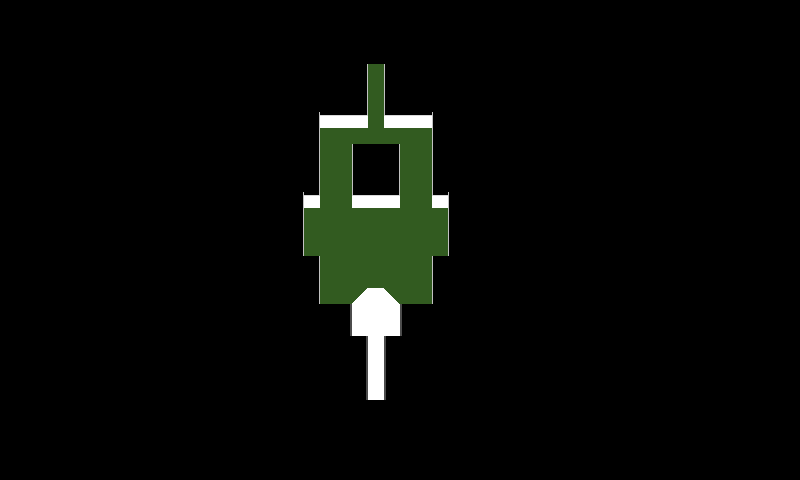

A level layout from a 2D game, rendered from its tile map. Below: a short description, then the map file with tile-grid data replaced by summaries:
An orthogonal 50x30 tile map with 16x16 px tiles, 1 tile layer (Tile Layer 1), 2 tilesets and 29 objects.

<map version="1.0" orientation="orthogonal" renderorder="right-down" width="50" height="30" tilewidth="16" tileheight="16" nextobjectid="32">
 <tileset firstgid="1" name="Tileset" tilewidth="16" tileheight="16" tilecount="64">
  <image source="Tileset.png" width="128" height="128" />
 </tileset>
 <tileset firstgid="65" name="ObjSet" tilewidth="16" tileheight="16" tilecount="6">
  <image source="ObjSet.png" width="96" height="16" />
 </tileset>
 <layer name="Tile Layer 1" width="50" height="30">
  <data>[1500 cells, 1500 non-empty, 12 distinct tile ids]</data>
 </layer>
 <objectgroup name="Object Layer 1">
  <object id="1" gid="67" x="336" y="240" width="16" height="16">
   <properties>
    <property name="size" value="16" />
    <property name="sprite" value="Grass.png" />
    <property name="type" value="Switch" />
   </properties>
  </object>
  <object id="2" gid="67" x="352" y="240" width="16" height="16">
   <properties>
    <property name="size" value="16" />
    <property name="sprite" value="Grass.png" />
    <property name="type" value="Switch" />
   </properties>
  </object>
  <object id="3" gid="67" x="368" y="240" width="16" height="16">
   <properties>
    <property name="size" value="16" />
    <property name="sprite" value="Grass.png" />
    <property name="type" value="Switch" />
   </properties>
  </object>
  <object id="4" gid="67" x="384" y="240" width="16" height="16">
   <properties>
    <property name="size" value="16" />
    <property name="sprite" value="Grass.png" />
    <property name="type" value="Switch" />
   </properties>
  </object>
  <object id="5" gid="67" x="400" y="240" width="16" height="16">
   <properties>
    <property name="size" value="16" />
    <property name="sprite" value="Grass.png" />
    <property name="type" value="Switch" />
   </properties>
  </object>
  <object id="6" gid="67" x="336" y="256" width="16" height="16">
   <properties>
    <property name="size" value="16" />
    <property name="sprite" value="Grass.png" />
    <property name="type" value="Switch" />
   </properties>
  </object>
  <object id="7" gid="67" x="400" y="256" width="16" height="16">
   <properties>
    <property name="size" value="16" />
    <property name="sprite" value="Grass.png" />
    <property name="type" value="Switch" />
   </properties>
  </object>
  <object id="8" gid="67" x="320" y="240" width="16" height="16">
   <properties>
    <property name="size" value="16" />
    <property name="sprite" value="Grass.png" />
    <property name="type" value="Switch" />
   </properties>
  </object>
  <object id="9" gid="67" x="416" y="240" width="16" height="16">
   <properties>
    <property name="size" value="16" />
    <property name="sprite" value="Grass.png" />
    <property name="type" value="Switch" />
   </properties>
  </object>
  <object id="10" gid="67" x="320" y="272" width="16" height="16">
   <properties>
    <property name="size" value="16" />
    <property name="sprite" value="Grass.png" />
    <property name="type" value="Switch" />
   </properties>
  </object>
  <object id="11" gid="67" x="416" y="272" width="16" height="16">
   <properties>
    <property name="size" value="16" />
    <property name="sprite" value="Grass.png" />
    <property name="type" value="Switch" />
   </properties>
  </object>
  <object id="12" gid="65" x="384" y="208" width="16" height="16">
   <properties>
    <property name="distance" value="40" />
    <property name="horizontal" value="false" />
    <property name="sprite" value="Enemy.png" />
    <property name="type" value="Enemy" />
   </properties>
  </object>
  <object id="13" gid="65" x="352" y="208" width="16" height="16">
   <properties>
    <property name="distance" value="40" />
    <property name="horizontal" value="false" />
    <property name="sprite" value="Enemy.png" />
    <property name="type" value="Enemy" />
   </properties>
  </object>
  <object id="14" gid="67" x="368" y="368" width="16" height="16">
   <properties>
    <property name="type" value="Start" />
   </properties>
  </object>
  <object id="15" gid="67" x="368" y="96" width="16" height="16">
   <properties>
    <property name="type" value="Goal" />
   </properties>
  </object>
  <object id="16" gid="67" x="336" y="224" width="16" height="16">
   <properties>
    <property name="size" value="16" />
    <property name="sprite" value="Grass.png" />
    <property name="type" value="Switch" />
   </properties>
  </object>
  <object id="17" gid="67" x="400" y="224" width="16" height="16">
   <properties>
    <property name="size" value="16" />
    <property name="sprite" value="Grass.png" />
    <property name="type" value="Switch" />
   </properties>
  </object>
  <object id="18" gid="67" x="416" y="224" width="16" height="16">
   <properties>
    <property name="size" value="16" />
    <property name="sprite" value="Grass.png" />
    <property name="type" value="Switch" />
   </properties>
  </object>
  <object id="19" gid="67" x="320" y="224" width="16" height="16">
   <properties>
    <property name="size" value="16" />
    <property name="sprite" value="Grass.png" />
    <property name="type" value="Switch" />
   </properties>
  </object>
  <object id="20" gid="67" x="368" y="272" width="16" height="16">
   <properties>
    <property name="size" value="16" />
    <property name="sprite" value="Grass.png" />
    <property name="type" value="Switch" />
   </properties>
  </object>
  <object id="21" gid="67" x="384" y="288" width="16" height="16">
   <properties>
    <property name="size" value="16" />
    <property name="sprite" value="Grass.png" />
    <property name="type" value="Switch" />
   </properties>
  </object>
  <object id="22" gid="65" x="368" y="256" width="16" height="16">
   <properties>
    <property name="distance" value="80" />
    <property name="horizontal" value="true" />
    <property name="sprite" value="Enemy.png" />
    <property name="type" value="Enemy" />
   </properties>
  </object>
  <object id="23" gid="67" x="368" y="144" width="16" height="16">
   <properties>
    <property name="size" value="16" />
    <property name="sprite" value="Grass.png" />
    <property name="type" value="Switch" />
   </properties>
  </object>
  <object id="25" gid="67" x="352" y="288" width="16" height="16">
   <properties>
    <property name="size" value="16" />
    <property name="sprite" value="Grass.png" />
    <property name="type" value="Switch" />
   </properties>
  </object>
  <object id="26" gid="67" x="400" y="304" width="16" height="16">
   <properties>
    <property name="size" value="16" />
    <property name="sprite" value="Grass.png" />
    <property name="type" value="Switch" />
   </properties>
  </object>
  <object id="27" gid="67" x="336" y="304" width="16" height="16">
   <properties>
    <property name="size" value="16" />
    <property name="sprite" value="Grass.png" />
    <property name="type" value="Switch" />
   </properties>
  </object>
  <object id="29" gid="67" x="400" y="288" width="16" height="16">
   <properties>
    <property name="size" value="16" />
    <property name="sprite" value="Grass.png" />
    <property name="type" value="Switch" />
   </properties>
  </object>
  <object id="30" gid="67" x="336" y="288" width="16" height="16">
   <properties>
    <property name="size" value="16" />
    <property name="sprite" value="Grass.png" />
    <property name="type" value="Switch" />
   </properties>
  </object>
  <object id="31" gid="67" x="368" y="128" width="16" height="16">
   <properties>
    <property name="size" value="16" />
    <property name="sprite" value="Grass.png" />
    <property name="type" value="Switch" />
   </properties>
  </object>
 </objectgroup>
</map>
